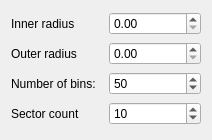
<?xml version="1.0" encoding="UTF-8"?>
<ui version="4.0">
 <class>Form</class>
 <widget class="QWidget" name="Form">
  <property name="geometry">
   <rect>
    <x>0</x>
    <y>0</y>
    <width>212</width>
    <height>140</height>
   </rect>
  </property>
  <property name="windowTitle">
   <string>Form</string>
  </property>
  <layout class="QGridLayout" name="gridLayout">
   <item row="0" column="0">
    <widget class="QLabel" name="label">
     <property name="text">
      <string>Inner radius</string>
     </property>
    </widget>
   </item>
   <item row="0" column="1">
    <widget class="QDoubleSpinBox" name="pixMinDoubleSpinBox">
     <property name="maximum">
      <double>999999999.000000000000000</double>
     </property>
    </widget>
   </item>
   <item row="1" column="0">
    <widget class="QLabel" name="label_2">
     <property name="text">
      <string>Outer radius</string>
     </property>
    </widget>
   </item>
   <item row="1" column="1">
    <widget class="QDoubleSpinBox" name="pixMaxDoubleSpinBox">
     <property name="maximum">
      <double>999999999.000000000000000</double>
     </property>
    </widget>
   </item>
   <item row="2" column="0">
    <widget class="QLabel" name="label_4">
     <property name="text">
      <string>Number of bins:</string>
     </property>
    </widget>
   </item>
   <item row="2" column="1">
    <widget class="QSpinBox" name="radBinCountSpinBox">
     <property name="minimum">
      <number>1</number>
     </property>
     <property name="maximum">
      <number>999999</number>
     </property>
     <property name="value">
      <number>50</number>
     </property>
    </widget>
   </item>
   <item row="3" column="0">
    <widget class="QLabel" name="label_3">
     <property name="text">
      <string>Sector count</string>
     </property>
    </widget>
   </item>
   <item row="3" column="1">
    <widget class="QSpinBox" name="sectorCountSpinBox">
     <property name="minimum">
      <number>4</number>
     </property>
     <property name="value">
      <number>10</number>
     </property>
    </widget>
   </item>
  </layout>
 </widget>
 <resources/>
 <connections/>
</ui>
